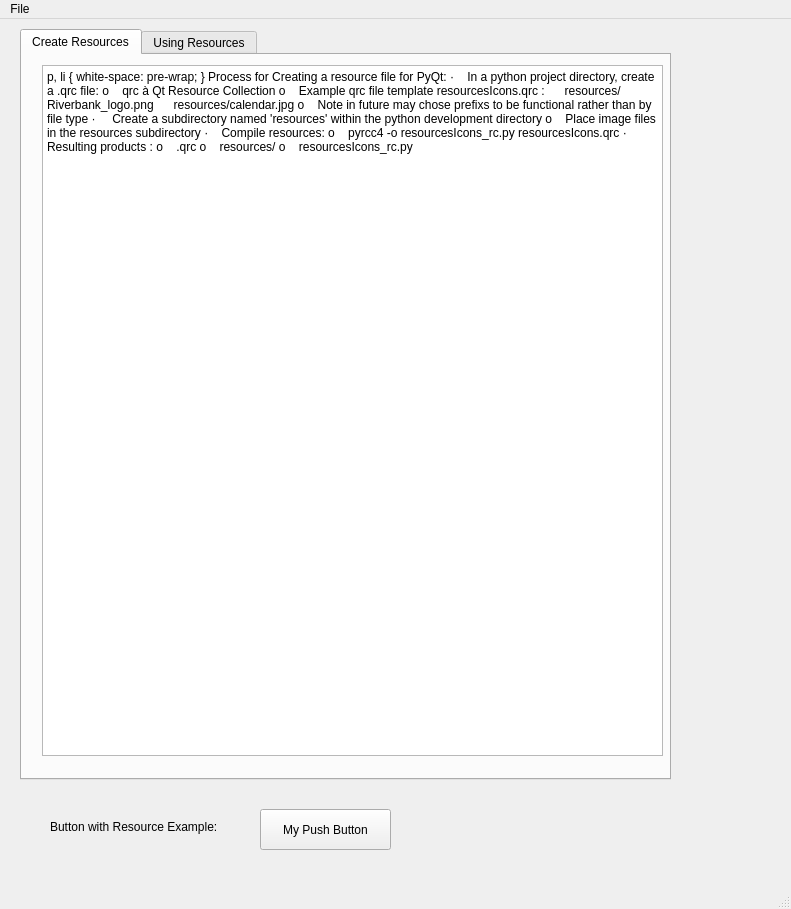
<?xml version="1.0" encoding="UTF-8"?>
<ui version="4.0">
 <class>MainWindow</class>
 <widget class="QMainWindow" name="MainWindow">
  <property name="geometry">
   <rect>
    <x>0</x>
    <y>0</y>
    <width>791</width>
    <height>909</height>
   </rect>
  </property>
  <property name="windowTitle">
   <string>MainWindow</string>
  </property>
  <widget class="QWidget" name="centralwidget">
   <widget class="QPushButton" name="pushButton">
    <property name="geometry">
     <rect>
      <x>260</x>
      <y>790</y>
      <width>131</width>
      <height>41</height>
     </rect>
    </property>
    <property name="text">
     <string>My Push Button</string>
    </property>
    <property name="icon">
     <iconset>
      <normalon>:/PNG Files/resources/Qt_logo.png</normalon>
     </iconset>
    </property>
   </widget>
   <widget class="QTabWidget" name="tabWidget">
    <property name="geometry">
     <rect>
      <x>20</x>
      <y>10</y>
      <width>651</width>
      <height>751</height>
     </rect>
    </property>
    <property name="currentIndex">
     <number>0</number>
    </property>
    <widget class="QWidget" name="">
     <attribute name="title">
      <string>Create Resources</string>
     </attribute>
     <widget class="QTextEdit" name="textEdit">
      <property name="geometry">
       <rect>
        <x>20</x>
        <y>10</y>
        <width>621</width>
        <height>691</height>
       </rect>
      </property>
      <property name="readOnly">
       <bool>true</bool>
      </property>
      <property name="html">
       <string>&lt;!DOCTYPE HTML PUBLIC &quot;-//W3C//DTD HTML 4.0//EN&quot; &quot;http://www.w3.org/TR/REC-html40/strict.dtd&quot;&gt;
&lt;html&gt;&lt;head&gt;&lt;meta name=&quot;qrichtext&quot; content=&quot;1&quot; /&gt;&lt;style type=&quot;text/css&quot;&gt;
p, li { white-space: pre-wrap; }
&lt;/style&gt;&lt;/head&gt;&lt;body style=&quot; font-family:'MS Shell Dlg 2'; font-size:8.25pt; font-weight:400; font-style:normal;&quot;&gt;
&lt;p style=&quot; margin-top:12px; margin-bottom:12px; margin-left:0px; margin-right:0px; -qt-block-indent:0; text-indent:0px;&quot;&gt;&lt;span style=&quot; font-size:10pt; font-weight:600;&quot;&gt;Process for Creating a resource file for PyQt: &lt;/span&gt;&lt;/p&gt;
&lt;p style=&quot; margin-top:12px; margin-bottom:12px; margin-left:0px; margin-right:0px; -qt-block-indent:0; text-indent:0px;&quot;&gt;&lt;span style=&quot; font-family:'Symbol'; font-size:10pt;&quot;&gt;·&lt;/span&gt;&lt;span style=&quot; font-family:'Times New Roman'; font-size:10pt;&quot;&gt;   &lt;/span&gt;&lt;span style=&quot; font-size:10pt;&quot;&gt;In a python project directory, create a &amp;lt;resource&amp;gt;.qrc file: &lt;/span&gt;&lt;/p&gt;
&lt;p style=&quot; margin-top:12px; margin-bottom:12px; margin-left:0px; margin-right:0px; -qt-block-indent:0; text-indent:0px;&quot;&gt;&lt;span style=&quot; font-family:'Courier New'; font-size:11pt;&quot;&gt;    o&lt;/span&gt;&lt;span style=&quot; font-family:'Times New Roman'; font-size:11pt;&quot;&gt;   &lt;/span&gt;&lt;span style=&quot; font-size:11pt;&quot;&gt;qrc &lt;/span&gt;&lt;span style=&quot; font-family:'Wingdings'; font-size:11pt;&quot;&gt;à&lt;/span&gt;&lt;span style=&quot; font-size:11pt;&quot;&gt; Qt Resource Collection &lt;/span&gt;&lt;/p&gt;
&lt;p style=&quot; margin-top:12px; margin-bottom:12px; margin-left:0px; margin-right:0px; -qt-block-indent:0; text-indent:0px;&quot;&gt;&lt;span style=&quot; font-family:'Courier New'; font-size:11pt;&quot;&gt;    o&lt;/span&gt;&lt;span style=&quot; font-family:'Times New Roman'; font-size:11pt;&quot;&gt;   Example qrc file template &lt;/span&gt;&lt;span style=&quot; font-family:'Courier New'; font-size:10pt;&quot;&gt;resourcesIcons.qrc&lt;/span&gt;&lt;span style=&quot; font-family:'Times New Roman'; font-size:11pt;&quot;&gt;:&lt;/span&gt;&lt;/p&gt;
&lt;p style=&quot; margin-top:12px; margin-bottom:0px; margin-left:0px; margin-right:0px; -qt-block-indent:0; text-indent:0px;&quot;&gt;&lt;span style=&quot; font-family:'Courier New'; font-size:10pt;&quot;&gt;&amp;lt;!DOCTYPE RCC&amp;gt;&amp;lt;RCC version=&amp;quot;1.0&amp;quot;&amp;gt;&lt;/span&gt;&lt;span style=&quot; font-size:10pt;&quot;&gt; &lt;/span&gt;&lt;/p&gt;
&lt;p style=&quot; margin-top:12px; margin-bottom:0px; margin-left:0px; margin-right:0px; -qt-block-indent:0; text-indent:0px;&quot;&gt;&lt;span style=&quot; font-family:'Courier New'; font-size:10pt;&quot;&gt;&amp;lt;qresource prefix=&amp;quot;PNG Files&amp;quot;&amp;gt;&lt;/span&gt;&lt;span style=&quot; font-size:10pt;&quot;&gt; &lt;/span&gt;&lt;/p&gt;
&lt;p style=&quot; margin-top:12px; margin-bottom:0px; margin-left:0px; margin-right:0px; -qt-block-indent:0; text-indent:0px;&quot;&gt;&lt;span style=&quot; font-family:'Courier New'; font-size:10pt;&quot;&gt;     &amp;lt;file&amp;gt;resources/Riverbank_logo.png&amp;lt;/file&amp;gt;&lt;/span&gt;&lt;span style=&quot; font-size:10pt;&quot;&gt; &lt;/span&gt;&lt;/p&gt;
&lt;p style=&quot; margin-top:12px; margin-bottom:0px; margin-left:0px; margin-right:0px; -qt-block-indent:0; text-indent:0px;&quot;&gt;&lt;span style=&quot; font-family:'Courier New'; font-size:10pt;&quot;&gt;&amp;lt;/qresource&amp;gt;&lt;/span&gt;&lt;span style=&quot; font-size:10pt;&quot;&gt; &lt;/span&gt;&lt;/p&gt;
&lt;p style=&quot; margin-top:12px; margin-bottom:0px; margin-left:0px; margin-right:0px; -qt-block-indent:0; text-indent:0px;&quot;&gt;&lt;span style=&quot; font-family:'Courier New'; font-size:10pt;&quot;&gt;&amp;lt;qresource prefix=&amp;quot;JPG Files&amp;quot;&amp;gt;&lt;/span&gt;&lt;span style=&quot; font-size:10pt;&quot;&gt; &lt;/span&gt;&lt;/p&gt;
&lt;p style=&quot; margin-top:12px; margin-bottom:0px; margin-left:0px; margin-right:0px; -qt-block-indent:0; text-indent:0px;&quot;&gt;&lt;span style=&quot; font-family:'Courier New'; font-size:10pt;&quot;&gt;     &amp;lt;file&amp;gt;resources/calendar.jpg&amp;lt;/file&amp;gt;&lt;/span&gt;&lt;span style=&quot; font-size:10pt;&quot;&gt; &lt;/span&gt;&lt;/p&gt;
&lt;p style=&quot; margin-top:12px; margin-bottom:0px; margin-left:0px; margin-right:0px; -qt-block-indent:0; text-indent:0px;&quot;&gt;&lt;span style=&quot; font-family:'Courier New'; font-size:10pt;&quot;&gt;&amp;lt;/qresource&amp;gt;&lt;/span&gt;&lt;span style=&quot; font-size:10pt;&quot;&gt; &lt;/span&gt;&lt;span style=&quot; font-family:'Courier New'; font-size:10pt;&quot;&gt;&amp;lt;/RCC&amp;gt;&lt;/span&gt;&lt;span style=&quot; font-size:10pt;&quot;&gt; &lt;/span&gt;&lt;/p&gt;
&lt;p style=&quot; margin-top:12px; margin-bottom:0px; margin-left:0px; margin-right:0px; -qt-block-indent:0; text-indent:0px;&quot;&gt;&lt;span style=&quot; font-family:'Courier New'; font-size:10pt;&quot;&gt;    o&lt;/span&gt;&lt;span style=&quot; font-family:'Times New Roman'; font-size:10pt;&quot;&gt;   &lt;/span&gt;&lt;span style=&quot; font-size:10pt;&quot;&gt;Note in future may chose prefixs to be functional rather than by file type &lt;/span&gt;&lt;/p&gt;
&lt;p style=&quot; margin-top:12px; margin-bottom:12px; margin-left:0px; margin-right:0px; -qt-block-indent:0; text-indent:0px;&quot;&gt;&lt;span style=&quot; font-family:'Symbol'; font-size:10pt;&quot;&gt;·&lt;/span&gt;&lt;span style=&quot; font-family:'Times New Roman'; font-size:10pt;&quot;&gt;    &lt;/span&gt;&lt;span style=&quot; font-size:10pt;&quot;&gt;Create a subdirectory named 'resources' within the python development directory &lt;/span&gt;&lt;/p&gt;
&lt;p style=&quot; margin-top:12px; margin-bottom:12px; margin-left:0px; margin-right:0px; -qt-block-indent:0; text-indent:0px;&quot;&gt;&lt;span style=&quot; font-family:'Courier New'; font-size:10pt;&quot;&gt;    o&lt;/span&gt;&lt;span style=&quot; font-family:'Times New Roman'; font-size:10pt;&quot;&gt;   &lt;/span&gt;&lt;span style=&quot; font-size:10pt;&quot;&gt;Place image files in the resources subdirectory &lt;/span&gt;&lt;/p&gt;
&lt;p style=&quot; margin-top:12px; margin-bottom:12px; margin-left:0px; margin-right:0px; -qt-block-indent:0; text-indent:0px;&quot;&gt;&lt;span style=&quot; font-family:'Symbol'; font-size:10pt;&quot;&gt;·&lt;/span&gt;&lt;span style=&quot; font-family:'Times New Roman'; font-size:10pt;&quot;&gt;   &lt;/span&gt;&lt;span style=&quot; font-size:10pt;&quot;&gt;Compile resources: &lt;/span&gt;&lt;/p&gt;
&lt;p style=&quot; margin-top:12px; margin-bottom:12px; margin-left:0px; margin-right:0px; -qt-block-indent:0; text-indent:0px;&quot;&gt;&lt;span style=&quot; font-family:'Courier New'; font-size:10pt;&quot;&gt;    o&lt;/span&gt;&lt;span style=&quot; font-family:'Times New Roman'; font-size:10pt;&quot;&gt;   &lt;/span&gt;&lt;span style=&quot; font-family:'Courier New'; font-size:10pt;&quot;&gt;pyrcc4 -o resourcesIcons_rc.py resourcesIcons.qrc&lt;/span&gt;&lt;span style=&quot; font-size:10pt;&quot;&gt; &lt;/span&gt;&lt;/p&gt;
&lt;p style=&quot; margin-top:12px; margin-bottom:12px; margin-left:0px; margin-right:0px; -qt-block-indent:0; text-indent:0px;&quot;&gt;&lt;span style=&quot; font-family:'Symbol'; font-size:10pt;&quot;&gt;·&lt;/span&gt;&lt;span style=&quot; font-family:'Times New Roman'; font-size:10pt;&quot;&gt;   Resulting products&lt;/span&gt;&lt;span style=&quot; font-size:10pt;&quot;&gt;: &lt;/span&gt;&lt;/p&gt;
&lt;p style=&quot; margin-top:12px; margin-bottom:12px; margin-left:0px; margin-right:0px; -qt-block-indent:0; text-indent:0px;&quot;&gt;&lt;span style=&quot; font-family:'Courier New'; font-size:10pt;&quot;&gt;    o&lt;/span&gt;&lt;span style=&quot; font-family:'Times New Roman'; font-size:10pt;&quot;&gt;   &lt;/span&gt;&lt;span style=&quot; font-size:10pt;&quot;&gt;&amp;lt;resource&amp;gt;.qrc  &lt;/span&gt;&lt;/p&gt;
&lt;p style=&quot; margin-top:12px; margin-bottom:12px; margin-left:0px; margin-right:0px; -qt-block-indent:0; text-indent:0px;&quot;&gt;&lt;span style=&quot; font-family:'Courier New'; font-size:10pt;&quot;&gt;    o&lt;/span&gt;&lt;span style=&quot; font-family:'Times New Roman'; font-size:10pt;&quot;&gt;   resources/&amp;lt;files&amp;gt;&lt;/span&gt;&lt;span style=&quot; font-size:10pt;&quot;&gt; &lt;/span&gt;&lt;/p&gt;
&lt;p style=&quot; margin-top:12px; margin-bottom:12px; margin-left:0px; margin-right:0px; -qt-block-indent:0; text-indent:0px;&quot;&gt;&lt;span style=&quot; font-family:'Courier New'; font-size:10pt;&quot;&gt;    o&lt;/span&gt;&lt;span style=&quot; font-family:'Times New Roman'; font-size:10pt;&quot;&gt;   resourcesIcons_rc.py&lt;/span&gt;&lt;span style=&quot; font-size:10pt;&quot;&gt; &lt;/span&gt;&lt;/p&gt;&lt;/body&gt;&lt;/html&gt;</string>
      </property>
     </widget>
    </widget>
    <widget class="QWidget" name="tab_2">
     <attribute name="title">
      <string>Using Resources</string>
     </attribute>
     <widget class="QTextEdit" name="textEdit_2">
      <property name="geometry">
       <rect>
        <x>20</x>
        <y>10</y>
        <width>621</width>
        <height>691</height>
       </rect>
      </property>
      <property name="readOnly">
       <bool>true</bool>
      </property>
      <property name="html">
       <string>&lt;!DOCTYPE HTML PUBLIC &quot;-//W3C//DTD HTML 4.0//EN&quot; &quot;http://www.w3.org/TR/REC-html40/strict.dtd&quot;&gt;
&lt;html&gt;&lt;head&gt;&lt;meta name=&quot;qrichtext&quot; content=&quot;1&quot; /&gt;&lt;style type=&quot;text/css&quot;&gt;
p, li { white-space: pre-wrap; }
&lt;/style&gt;&lt;/head&gt;&lt;body style=&quot; font-family:'MS Shell Dlg 2'; font-size:8.25pt; font-weight:400; font-style:normal;&quot;&gt;
&lt;p style=&quot; margin-top:0px; margin-bottom:0px; margin-left:0px; margin-right:0px; -qt-block-indent:0; text-indent:0px;&quot;&gt;&lt;span style=&quot; font-size:10pt; font-weight:600;&quot;&gt;How to use resources previously created for your project: &lt;/span&gt;&lt;/p&gt;
&lt;p style=&quot;-qt-paragraph-type:empty; margin-top:0px; margin-bottom:0px; margin-left:0px; margin-right:0px; -qt-block-indent:0; text-indent:0px; font-size:10pt; font-weight:600;&quot;&gt;&lt;br /&gt;&lt;/p&gt;
&lt;p style=&quot; margin-top:0px; margin-bottom:0px; margin-left:0px; margin-right:0px; -qt-block-indent:0; text-indent:0px;&quot;&gt;&lt;span style=&quot; font-family:'Symbol'; font-size:10pt;&quot;&gt;·&lt;/span&gt;&lt;span style=&quot; font-family:'Times New Roman'; font-size:10pt;&quot;&gt;    Create your&lt;/span&gt;&lt;span style=&quot; font-size:10pt;&quot;&gt; new python project (Icon_Example.py): &lt;/span&gt;&lt;/p&gt;
&lt;p style=&quot; margin-top:12px; margin-bottom:12px; margin-left:0px; margin-right:0px; -qt-block-indent:0; text-indent:0px;&quot;&gt;&lt;span style=&quot; font-family:'Courier New'; font-size:10pt;&quot;&gt;    o&lt;/span&gt;&lt;span style=&quot; font-family:'Times New Roman'; font-size:10pt;&quot;&gt;   copy GUI_Tools/Icons/&lt;/span&gt;&lt;span style=&quot; font-family:'Courier New'; font-size:10pt;&quot;&gt;resourcesIcons.qrc&lt;/span&gt;&lt;span style=&quot; font-family:'Times New Roman'; font-size:10pt;&quot;&gt; to your new  &amp;lt;&lt;/span&gt;&lt;span style=&quot; font-family:'Courier New'; font-size:10pt;&quot;&gt;project directory&lt;/span&gt;&lt;span style=&quot; font-family:'Times New Roman'; font-size:10pt;&quot;&gt;&amp;gt;&lt;/span&gt;&lt;/p&gt;
&lt;p style=&quot; margin-top:12px; margin-bottom:12px; margin-left:0px; margin-right:0px; -qt-block-indent:0; text-indent:0px;&quot;&gt;&lt;span style=&quot; font-family:'Courier New'; font-size:10pt;&quot;&gt;    o&lt;/span&gt;&lt;span style=&quot; font-family:'Times New Roman'; font-size:10pt;&quot;&gt;   copyGUI_Tools/Icons/&lt;/span&gt;&lt;span style=&quot; font-family:'Courier New'; font-size:10pt;&quot;&gt;resources &lt;/span&gt;&lt;span style=&quot; font-family:'Times New Roman'; font-size:10pt;&quot;&gt;subdirectory to  &amp;lt;&lt;/span&gt;&lt;span style=&quot; font-family:'Courier New'; font-size:10pt;&quot;&gt;project directory&lt;/span&gt;&lt;span style=&quot; font-family:'Times New Roman'; font-size:10pt;&quot;&gt;&amp;gt;/&lt;/span&gt;&lt;span style=&quot; font-family:'Courier New'; font-size:10pt;&quot;&gt;resources&lt;/span&gt;&lt;/p&gt;
&lt;p style=&quot; margin-top:12px; margin-bottom:12px; margin-left:0px; margin-right:0px; -qt-block-indent:0; text-indent:0px;&quot;&gt;&lt;span style=&quot; font-family:'Courier New'; font-size:10pt;&quot;&gt;    o&lt;/span&gt;&lt;span style=&quot; font-family:'Times New Roman'; font-size:10pt;&quot;&gt;   copy GUI_Tools/Icons/&lt;/span&gt;&lt;span style=&quot; font-family:'Courier New'; font-size:10pt;&quot;&gt;resourcesIcons_rc.py&lt;/span&gt;&lt;span style=&quot; font-family:'Times New Roman'; font-size:10pt;&quot;&gt; to  &amp;lt;&lt;/span&gt;&lt;span style=&quot; font-family:'Courier New'; font-size:10pt;&quot;&gt;project directory&lt;/span&gt;&lt;span style=&quot; font-family:'Times New Roman'; font-size:10pt;&quot;&gt;&amp;gt;&lt;/span&gt;&lt;/p&gt;
&lt;p style=&quot; margin-top:12px; margin-bottom:12px; margin-left:0px; margin-right:0px; -qt-block-indent:0; text-indent:0px;&quot;&gt;&lt;span style=&quot; font-family:'Courier New'; font-size:10pt;&quot;&gt;    o&lt;/span&gt;&lt;span style=&quot; font-family:'Times New Roman'; font-size:10pt;&quot;&gt;   Full URL: https://github.com/neutrons/GUI_Tools/Icons&lt;/span&gt;&lt;/p&gt;
&lt;p style=&quot; margin-top:12px; margin-bottom:12px; margin-left:0px; margin-right:0px; -qt-block-indent:0; text-indent:0px;&quot;&gt;&lt;span style=&quot; font-family:'Symbol'; font-size:10pt;&quot;&gt;·&lt;/span&gt;&lt;span style=&quot; font-family:'Times New Roman'; font-size:10pt;&quot;&gt;    &lt;/span&gt;&lt;span style=&quot; font-size:10pt;&quot;&gt;Using Qt Designer &lt;/span&gt;&lt;/p&gt;
&lt;p style=&quot; margin-top:12px; margin-bottom:12px; margin-left:0px; margin-right:0px; -qt-block-indent:0; text-indent:0px;&quot;&gt;&lt;span style=&quot; font-family:'Courier New'; font-size:10pt;&quot;&gt;    o&lt;/span&gt;&lt;span style=&quot; font-family:'Times New Roman'; font-size:10pt;&quot;&gt;   Create file&lt;/span&gt;&lt;span style=&quot; font-size:10pt;&quot;&gt;: &lt;/span&gt;&lt;span style=&quot; font-family:'Courier New'; font-size:10pt;&quot;&gt;ui_Icon_Example.py&lt;/span&gt;&lt;/p&gt;
&lt;p style=&quot; margin-top:12px; margin-bottom:12px; margin-left:0px; margin-right:0px; -qt-block-indent:0; text-indent:0px;&quot;&gt;&lt;span style=&quot; font-family:'Courier New'; font-size:10pt;&quot;&gt;    o&lt;/span&gt;&lt;span style=&quot; font-family:'Times New Roman'; font-size:10pt;&quot;&gt;   Qt Designer discovers the .qrc file previously located in the python project directory&lt;/span&gt;&lt;/p&gt;
&lt;p style=&quot; margin-top:12px; margin-bottom:12px; margin-left:0px; margin-right:0px; -qt-block-indent:0; text-indent:0px;&quot;&gt;&lt;span style=&quot; font-family:'Courier New'; font-size:10pt;&quot;&gt;    o&lt;/span&gt;&lt;span style=&quot; font-family:'Times New Roman'; font-size:10pt;&quot;&gt;   &lt;/span&gt;&lt;span style=&quot; font-size:10pt;&quot;&gt;Resource Browser &lt;/span&gt;&lt;span style=&quot; font-family:'Wingdings'; font-size:10pt;&quot;&gt;à&lt;/span&gt;&lt;span style=&quot; font-size:10pt;&quot;&gt; Edit Resources &lt;/span&gt;&lt;span style=&quot; font-family:'Wingdings'; font-size:10pt;&quot;&gt;à&lt;/span&gt;&lt;span style=&quot; font-size:10pt;&quot;&gt; Open Resource file &lt;/span&gt;&lt;/p&gt;
&lt;p style=&quot; margin-top:12px; margin-bottom:12px; margin-left:0px; margin-right:0px; -qt-block-indent:0; text-indent:0px;&quot;&gt;&lt;span style=&quot; font-family:'Courier New'; font-size:10pt;&quot;&gt;    o&lt;/span&gt;&lt;span style=&quot; font-family:'Times New Roman'; font-size:10pt;&quot;&gt;   &lt;/span&gt;&lt;span style=&quot; font-size:10pt;&quot;&gt;Add icon to button via Qt Designer: &lt;/span&gt;&lt;/p&gt;
&lt;p style=&quot; margin-top:12px; margin-bottom:12px; margin-left:0px; margin-right:0px; -qt-block-indent:0; text-indent:0px;&quot;&gt;&lt;span style=&quot; font-family:'Wingdings'; font-size:10pt;&quot;&gt;        §&lt;/span&gt;&lt;span style=&quot; font-family:'Times New Roman'; font-size:10pt;&quot;&gt;  &lt;/span&gt;&lt;span style=&quot; font-size:10pt;&quot;&gt;Choose Resource: Select from resources &lt;/span&gt;&lt;/p&gt;
&lt;p style=&quot; margin-top:12px; margin-bottom:12px; margin-left:0px; margin-right:0px; -qt-block-indent:0; text-indent:0px;&quot;&gt;&lt;span style=&quot; font-family:'Symbol'; font-size:10pt;&quot;&gt;·&lt;/span&gt;&lt;span style=&quot; font-family:'Times New Roman'; font-size:10pt;&quot;&gt;   &lt;/span&gt;&lt;span style=&quot; font-family:'Courier New'; font-size:10pt;&quot;&gt;Compile ui file as usual:&lt;/span&gt;&lt;span style=&quot; font-size:10pt;&quot;&gt; &lt;/span&gt;&lt;/p&gt;
&lt;p style=&quot; margin-top:12px; margin-bottom:12px; margin-left:0px; margin-right:0px; -qt-block-indent:0; text-indent:0px;&quot;&gt;&lt;span style=&quot; font-family:'Courier New'; font-size:10pt;&quot;&gt;    o&lt;/span&gt;&lt;span style=&quot; font-family:'Times New Roman'; font-size:10pt;&quot;&gt;   &lt;/span&gt;&lt;span style=&quot; font-family:'Courier New'; font-size:10pt;&quot;&gt;pyuic4 -o ui_Icon_Example.py Icon_Example.ui&lt;/span&gt;&lt;span style=&quot; font-size:10pt;&quot;&gt; &lt;/span&gt;&lt;/p&gt;
&lt;p style=&quot; margin-top:12px; margin-bottom:12px; margin-left:0px; margin-right:0px; -qt-block-indent:0; text-indent:0px;&quot;&gt;&lt;span style=&quot; font-family:'Symbol'; font-size:10pt;&quot;&gt;·&lt;/span&gt;&lt;span style=&quot; font-family:'Times New Roman'; font-size:10pt;&quot;&gt;   &lt;/span&gt;&lt;span style=&quot; font-size:10pt;&quot;&gt;Note that&lt;/span&gt;&lt;span style=&quot; font-family:'Courier New'; font-size:10pt;&quot;&gt; ui_Icons_Examples.py &lt;/span&gt;&lt;span style=&quot; font-size:10pt;&quot;&gt;will include&lt;/span&gt;&lt;span style=&quot; font-family:'Courier New'; font-size:10pt;&quot;&gt; import resourcesIcons_rc.py&lt;/span&gt;&lt;span style=&quot; font-size:10pt;&quot;&gt; &lt;/span&gt;&lt;/p&gt;
&lt;p style=&quot; margin-top:12px; margin-bottom:12px; margin-left:0px; margin-right:0px; -qt-block-indent:0; text-indent:0px;&quot;&gt;&lt;span style=&quot; font-family:'Symbol'; font-size:10pt;&quot;&gt;·&lt;/span&gt;&lt;span style=&quot; font-family:'Times New Roman'; font-size:10pt;&quot;&gt;   &lt;/span&gt;&lt;span style=&quot; font-family:'Courier New'; font-size:10pt;&quot;&gt;Run code as usual:&lt;/span&gt;&lt;span style=&quot; font-size:10pt;&quot;&gt; &lt;/span&gt;&lt;/p&gt;
&lt;p style=&quot; margin-top:12px; margin-bottom:12px; margin-left:0px; margin-right:0px; -qt-block-indent:0; text-indent:0px;&quot;&gt;&lt;span style=&quot; font-family:'Courier New'; font-size:10pt;&quot;&gt;    o&lt;/span&gt;&lt;span style=&quot; font-family:'Times New Roman'; font-size:10pt;&quot;&gt;   &lt;/span&gt;&lt;span style=&quot; font-family:'Courier New'; font-size:10pt;&quot;&gt;python Icon_Example.py&lt;/span&gt;&lt;/p&gt;
&lt;p style=&quot; margin-top:12px; margin-bottom:12px; margin-left:0px; margin-right:0px; -qt-block-indent:0; text-indent:0px;&quot;&gt;&lt;span style=&quot; font-family:'Courier New'; font-size:10pt;&quot;&gt;    o&lt;/span&gt;&lt;span style=&quot; font-family:'Times New Roman'; font-size:10pt;&quot;&gt;   &lt;/span&gt;&lt;span style=&quot; font-size:10pt;&quot;&gt;Icon enabled buttons should appear &lt;/span&gt;&lt;/p&gt;&lt;/body&gt;&lt;/html&gt;</string>
      </property>
     </widget>
    </widget>
   </widget>
   <widget class="QLabel" name="label">
    <property name="geometry">
     <rect>
      <x>50</x>
      <y>800</y>
      <width>191</width>
      <height>16</height>
     </rect>
    </property>
    <property name="text">
     <string>Button with Resource Example:</string>
    </property>
   </widget>
  </widget>
  <widget class="QMenuBar" name="menubar">
   <property name="geometry">
    <rect>
     <x>0</x>
     <y>0</y>
     <width>791</width>
     <height>21</height>
    </rect>
   </property>
   <widget class="QMenu" name="menuFile">
    <property name="title">
     <string>File</string>
    </property>
    <addaction name="actionExit"/>
   </widget>
   <addaction name="menuFile"/>
  </widget>
  <widget class="QStatusBar" name="statusbar"/>
  <action name="actionExit">
   <property name="text">
    <string>Exit</string>
   </property>
  </action>
 </widget>
 <resources>
  <include location="resourcesIcons.qrc"/>
 </resources>
 <connections/>
</ui>
